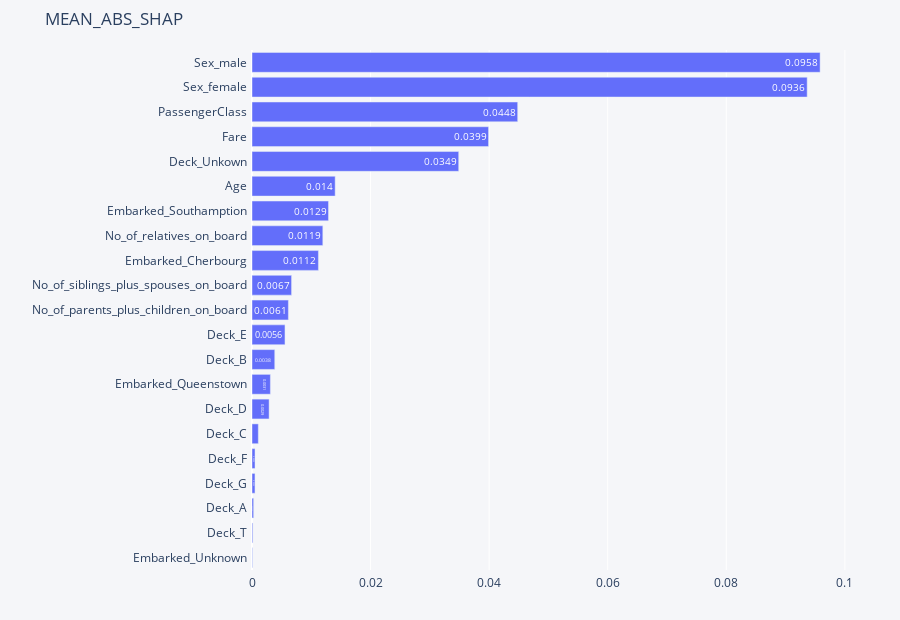

The code cell stored with this chart in its notebook:
### Code cell
explainer.plot_importances()

### Figure 1 — Plotly figure (JSON) as saved in the notebook; plotly's stock layout.template omitted (floating-point values rounded to 4 significant figures)
{"data": [{"hoverinfo": "text", "insidetextanchor": "end", "orientation": "h", "text": [0.0001, 0.0001, 0.0003, 0.0005, 0.0005, 0.0011, 0.0029, 0.0031, 0.0038, 0.0056, 0.0061, 0.0067, 0.0112, 0.0119, 0.0129, 0.014, 0.0349, 0.0399, 0.0448, 0.0936, 0.0958], "textposition": "inside", "type": "bar", "x": [6.724e-05, 0.0001275, 0.000273, 0.0005001, 0.0005118, 0.001062, 0.002884, 0.003101, 0.003837, 0.005563, 0.006136, 0.006673, 0.0112, 0.01195, 0.0129, 0.01402, 0.03486, 0.0399, 0.04481, 0.09364, 0.09582], "y": ["Embarked_Unknown", "Deck_T", "Deck_A", "Deck_G", "Deck_F", "Deck_C", "Deck_D", "Embarked_Queenstown", "Deck_B", "Deck_E", "No_of_parents_plus_children_on_board", "No_of_siblings_plus_spouses_on_board", "Embarked_Cherbourg", "No_of_relatives_on_board", "Embarked_Southamption", "Age", "Deck_Unkown", "Fare", "PassengerClass", "Sex_female", "Sex_male"]}], "layout": {"height": 620, "margin": {"b": 50, "l": 252, "pad": 4, "r": 50, "t": 50}, "paper_bgcolor": "rgba(245, 246, 249, 1)", "plot_bgcolor": "rgba(245, 246, 249, 1)", "showlegend": false, "title": {"text": "MEAN_ABS_SHAP"}, "xaxis": {"automargin": true}, "yaxis": {"automargin": true}}}
